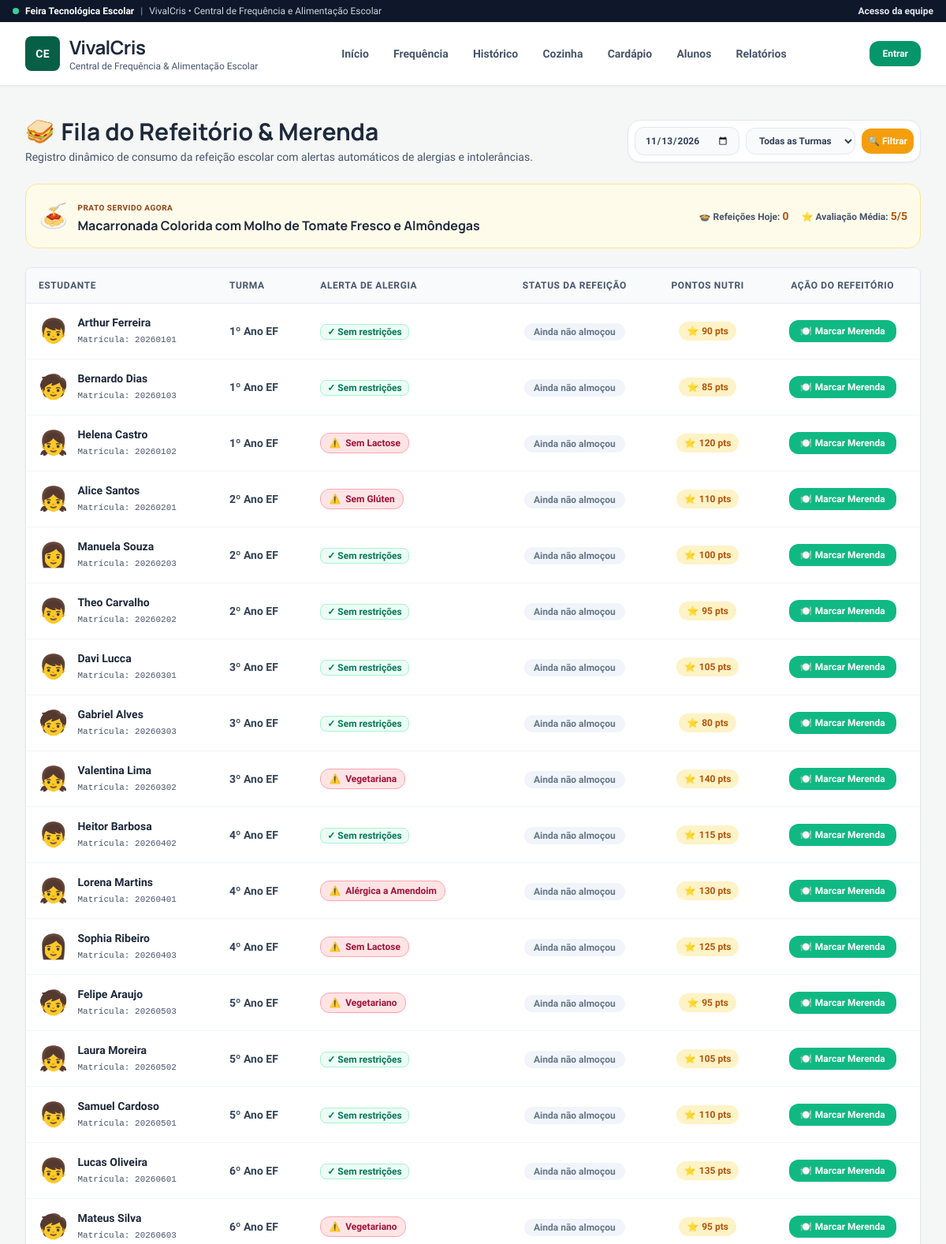
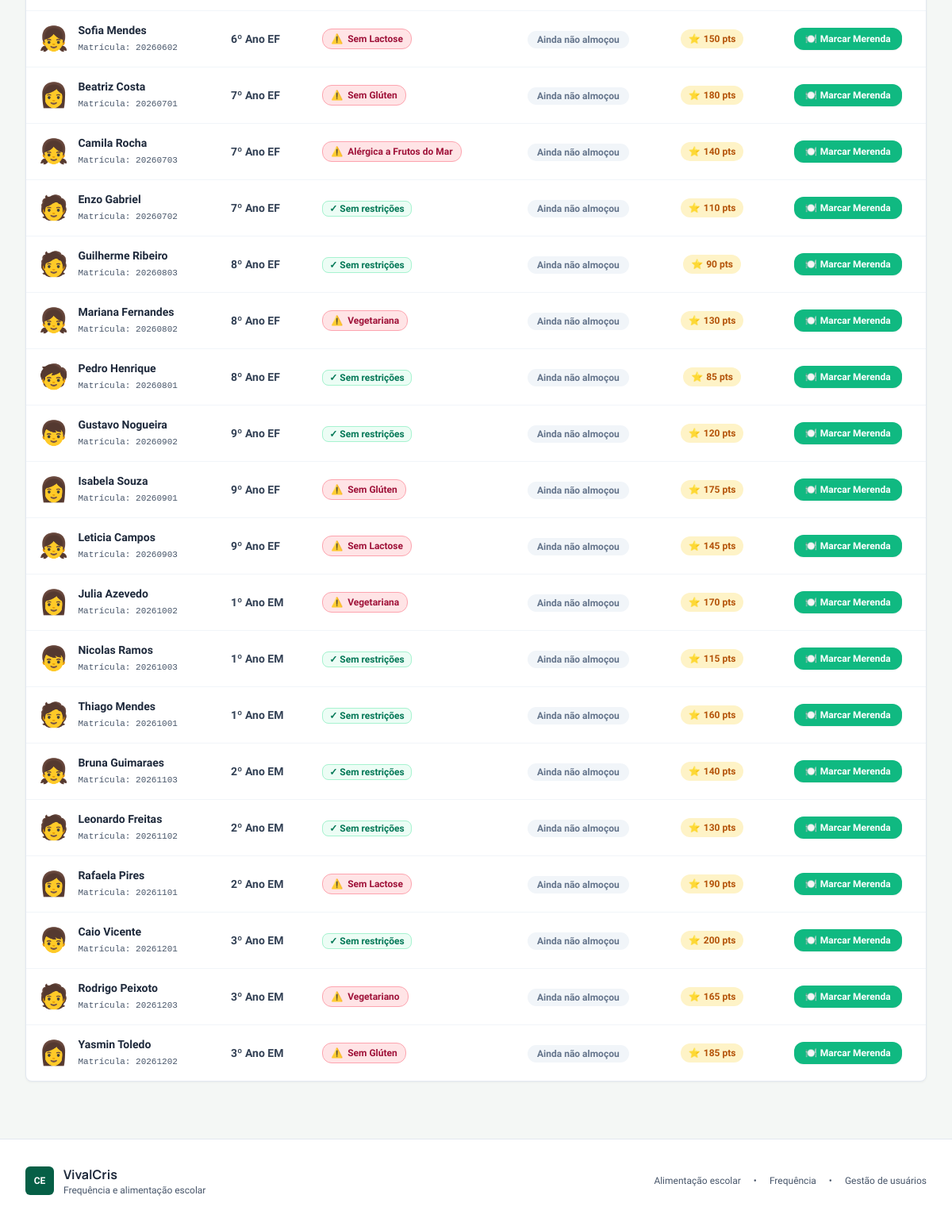
The app's page /public/alimentacao/fila with its own data (2 pictures, top to bottom).
### tables this page shows
CREATE TABLE `cardapios` (
    `id` INT AUTO_INCREMENT PRIMARY KEY,
    `dia_semana` VARCHAR(30) NOT NULL,
    `prato_principal` VARCHAR(200) NOT NULL,
    `acompanhamento` VARCHAR(255) NOT NULL,
    `sobremesa` VARCHAR(150) NOT NULL,
    `bebida` VARCHAR(100) NOT NULL,
    `calorias` INT DEFAULT 450,
    `tags` VARCHAR(255) NOT NULL,
    `emoji` VARCHAR(10) NOT NULL
);

CREATE TABLE `alunos` (
    `id` INT AUTO_INCREMENT PRIMARY KEY,
    `nome` VARCHAR(150) NOT NULL,
    `matricula` VARCHAR(50) NOT NULL UNIQUE,
    `turma` VARCHAR(50) NOT NULL,
    `avatar` VARCHAR(10) NOT NULL DEFAULT '👦',
    `restricoes` VARCHAR(255) DEFAULT 'Nenhuma',
    `telefone_responsavel` VARCHAR(30) DEFAULT NULL,
    `pontos_nutri` INT DEFAULT 50,
    `created_at` TIMESTAMP DEFAULT CURRENT_TIMESTAMP
);

### core/Controller.php (called while the page is built, shortened)
<?php
class Controller {
    protected function view(string $viewPath, array $data = []): void {
        extract($data);
        $viewFile = __DIR__ . "/../app/Views/{$viewPath}.php";
        require_once $viewFile;
    }
}

### app/Controllers/AlimentacaoController.php (called while the page is built, shortened)
<?php
class AlimentacaoController extends Controller {
    public function fila(): void {
        $data = $_GET['data'] ?? date('Y-m-d');
        $turma = $_GET['turma'] ?? 'todas';
        $turmas = Aluno::getTurmas();
        $alunos = (!empty($turma) && $turma !== 'todas') ? Aluno::getByTurma($turma) : Aluno::all();
        $cardapioHoje = Cardapio::getCardapioDeHoje();
        $consumoMap = [];
        $stats = Refeicao::getEstatisticas($data);
        $this->view('alimentacao/fila', [
            'data' => $data,
            'turmaSelecionada' => $turma,
            'turmas' => $turmas,
            'alunos' => $alunos,
            'consumoMap' => $consumoMap,
            'cardapioHoje' => $cardapioHoje,
            'stats' => $stats
        ]);
    }
}

### public/index.php (called while the page is built, shortened)
<?php
spl_autoload_register(function ($class) {
    $prefixApp = 'App\\';
    $prefixCore = 'Core\\';
    $baseDirApp = __DIR__ . '/../app/';
    $baseDirCore = __DIR__ . '/../core/';
    if (strncmp($prefixApp, $class, strlen($prefixApp)) === 0) {
        $relativeClass = substr($class, strlen($prefixApp));
        $file = $baseDirApp . str_replace('\\', '/', $relativeClass) . '.php';
        if (file_exists($file)) {
            return;
        }
    }
    if (strncmp($prefixCore, $class, strlen($prefixCore)) === 0) {
        $relativeClass = substr($class, strlen($prefixCore));
        $file = $baseDirCore . str_replace('\\', '/', $relativeClass) . '.php';
        if (file_exists($file)) {
            return;
        }
    }
});
require_once __DIR__ . '/../core/helpers.php';
Router::dispatch();

### core/helpers.php (called while the page is built, shortened)
<?php
if (!function_exists('base_url')) {
    function base_url(): string {
        $scriptName = $_SERVER['SCRIPT_NAME'] ?? '';
        $base = dirname($scriptName);
        return rtrim(str_replace('\\', '/', $base), '/');
    }
}
if (!function_exists('url')) {
    function url(string $path = ''): string {
        $path = ltrim($path, '/');
        $base = base_url();
        return $base ? "{$base}/{$path}" : "/{$path}";
    }
}

### app/Models/Cardapio.php (called while the page is built, shortened)
<?php
class Cardapio extends Model {
    public static function getDoDia(string $diaSemana): ?array {
        $stmt = self::getConnection()->prepare("SELECT * FROM cardapios WHERE dia_semana = ? LIMIT 1");
        $stmt->execute([$diaSemana]);
        $row = $stmt->fetch();
        return $row ?: null;
    }
    public static function getCardapioDeHoje(): array {
        $diasMap = [
            1 => 'Segunda-feira',
            2 => 'Terça-feira',
            3 => 'Quarta-feira',
            4 => 'Quinta-feira',
            5 => 'Sexta-feira',
            6 => 'Segunda-feira',
            0 => 'Segunda-feira'
        ];
        $diaAtual = (int)date('w');
        $nomeDia = $diasMap[$diaAtual] ?? 'Segunda-feira';
        $cardapio = self::getDoDia($nomeDia);
        return $cardapio ?: [
            'id' => 1,
            'dia_semana' => 'Hoje',
            'prato_principal' => 'Prato Nutritivo Especial',
            'acompanhamento' => 'Arroz, Feijão e Salada Colorida',
            'sobremesa' => 'Fruta da Estação',
            'bebida' => 'Suco Natural',
            'calorias' => 450,
            'tags' => 'Vitamina C,Proteína',
            'emoji' => '🍽️'
        ];
    }
}

### core/Model.php (called while the page is built, shortened)
<?php
abstract class Model {
    protected static ?PDO $db = null;
    protected static function getConnection(): PDO {
        if (self::$db === null) {
            self::$db = Database::getInstance();
        }
        return self::$db;
    }
}

### app/Models/Aluno.php (called while the page is built, shortened)
<?php
class Aluno extends Model {
    public static function all(): array {
        $turmas = self::getTurmas();
        $stmt = self::getConnection()->query("SELECT * FROM alunos");
        $todos = $stmt->fetchAll();
        usort($todos, function($a, $b) use ($turmas) {
            $posA = array_search($a['turma'], $turmas);
            $posB = array_search($b['turma'], $turmas);
            if ($posA !== $posB) {
                return $posA <=> $posB;
            }
            return strcmp($a['nome'], $b['nome']);
        });
        return $todos;
    }
    public static function getTurmas(): array {
        $ordem = [
            '1º Ano EF', '2º Ano EF', '3º Ano EF', '4º Ano EF', '5º Ano EF',
            '6º Ano EF', '7º Ano EF', '8º Ano EF', '9º Ano EF',
            '1º Ano EM', '2º Ano EM', '3º Ano EM'
        ];
        $stmt = self::getConnection()->query("SELECT DISTINCT turma FROM alunos");
        $turmas = $stmt->fetchAll(PDO::FETCH_COLUMN);
        usort($turmas, function($a, $b) use ($ordem) {
            $posA = array_search($a, $ordem);
            $posB = array_search($b, $ordem);
            if ($posA === false && $posB === false) return strcmp($a, $b);
            if ($posA === false) return 1;
            if ($posB === false) return -1;
            return $posA <=> $posB;
        });
        return !empty($turmas) ? $turmas : $ordem;
    }
    public static function countTotal(): int {
        $stmt = self::getConnection()->query("SELECT COUNT(*) FROM alunos");
        return (int)$stmt->fetchColumn();
    }
}

### app/Models/Refeicao.php (called while the page is built, shortened)
<?php
class Refeicao extends Model {
    public static function getEstatisticas(string $data): array {
        $totalAlunos = Aluno::countTotal();
        $stmt = self::getConnection()->prepare("
            SELECT
                COUNT(*) as total_refeicoes,
                AVG(avaliacao) as media_avaliacao
            FROM refeicoes
            WHERE data = ?
        ");
        $stmt->execute([$data]);
        $row = $stmt->fetch();
        $totalRefeicoes = (int)($row['total_refeicoes'] ?? 0);
        $mediaAvaliacao = round((float)($row['media_avaliacao'] ?? 5.0), 1);
        $porcentagemAtendida = ($totalAlunos > 0) ? round(($totalRefeicoes / $totalAlunos) * 100, 1) : 0;
        return [
            'total_refeicoes' => $totalRefeicoes,
            'media_avaliacao' => $mediaAvaliacao,
            'porcentagem_atendida' => $porcentagemAtendida
        ];
    }
}

### app/Views/alimentacao/fila.php (the view, shortened to what this page needs)
<?php
require_once __DIR__ . '/../layouts/header.php';
?>
<div class="flex flex-col md:flex-row md:items-center justify-between gap-4 mb-6">
    <div>
        <div class="flex items-center gap-2">
            <span class="text-3xl">🥪</span>
            <h1 class="text-2xl sm:text-3xl font-brand font-bold text-slate-800">Fila do Refeitório & Merenda</h1>
        </div>
        <p class="text-xs sm:text-sm text-slate-600 mt-1">
            Registro dinâmico de consumo da refeição escolar com alertas automáticos de alergias e intolerâncias.
        </p>
    </div>
    <form method="GET" action="<?= url('alimentacao/fila') ?>" class="flex flex-wrap items-center gap-2 bg-white p-2 rounded-2xl border border-slate-200 shadow-sm">
        <input type="date" name="data" value="<?= htmlspecialchars($data) ?>" onchange="this.form.submit()"
               class="text-xs font-semibold px-3 py-2 rounded-xl bg-slate-50 border border-slate-200 text-slate-700">
        <select name="turma" onchange="this.form.submit()"
                class="text-xs font-semibold px-3 py-2 rounded-xl bg-slate-50 border border-slate-200 text-slate-700">
            <option value="todas" <?= ($turmaSelecionada === 'todas') ? 'selected' : '' ?>>Todas as Turmas</option>
        </select>
        <button type="submit" class="p-2 rounded-xl bg-amber-500 hover:bg-amber-600 text-white text-xs font-bold transition">
            🔍 Filtrar
        </button>
    </form>
</div>
<div class="p-4 bg-amber-50 rounded-2xl border border-amber-200 flex flex-col sm:flex-row items-center justify-between gap-4 mb-6">
    <div class="flex items-center gap-3">
        <span class="text-3xl"><?= $cardapioHoje['emoji'] ?></span>
        <div>
            <span class="text-[10px] font-bold text-amber-800 uppercase tracking-wider">Prato Servido Agora</span>
            <h3 class="font-brand font-bold text-slate-800 text-base"><?= htmlspecialchars($cardapioHoje['prato_principal']) ?></h3>
        </div>
    </div>
    <div class="flex items-center gap-4 text-xs font-semibold text-slate-600">
        <span>🍲 Refeições Hoje: <strong class="text-amber-700 text-sm"><?= $stats['total_refeicoes'] ?></strong></span>
        <span>⭐ Avaliação Média: <strong class="text-amber-700 text-sm"><?= $stats['media_avaliacao'] ?>/5</strong></span>
    </div>
</div>
<div class="fun-card overflow-hidden">
    <div class="overflow-x-auto">
        <table class="w-full text-left border-collapse">
            <thead>
                <tr class="bg-slate-50 border-b border-slate-200 text-xs font-bold text-slate-600 uppercase tracking-wider">
                    <th class="py-3.5 px-4">Estudante</th>
                    <th class="py-3.5 px-4">Turma</th>
                    <th class="py-3.5 px-4">Alerta de Alergia</th>
                    <th class="py-3.5 px-4 text-center">Status da Refeição</th>
                    <th class="py-3.5 px-4 text-center">Pontos Nutri</th>
                    <th class="py-3.5 px-4 text-center">Ação do Refeitório</th>
                </tr>
            </thead>
            <tbody class="divide-y divide-slate-100 text-sm">
                <?php foreach ($alunos as $aluno): ?>
                    <?php
                        $jaComeu = isset($consumoMap[$aluno['id']]);
                        $infoConsumo = $jaComeu ? $consumoMap[$aluno['id']] : null;
                        $temAlergia = (!empty($aluno['restricoes']) && strtolower($aluno['restricoes']) !== 'nenhuma');
                    ?>
                    <tr class="hover:bg-amber-50/30 transition-colors">
                        <td class="py-3.5 px-4">
                            <div class="flex items-center gap-3">
                                <span class="text-3xl select-none"><?= $aluno['avatar'] ?></span>
                                <div>
                                    <p class="font-bold text-slate-800"><?= htmlspecialchars($aluno['nome']) ?></p>
                                    <span class="text-[11px] text-slate-600 font-mono">Matrícula: <?= htmlspecialchars($aluno['matricula']) ?></span>
                                </div>
                            </div>
                        </td>
                        <td class="py-3.5 px-4 font-semibold text-slate-700">
                            <?= htmlspecialchars($aluno['turma']) ?>
                        </td>
                        <td class="py-3.5 px-4">
                            <?php if ($temAlergia): ?>
                                <span class="inline-flex items-center gap-1.5 text-xs font-bold px-2.5 py-1 rounded-xl bg-rose-100 text-rose-800 border border-rose-300 animate-pulse-subtle">
                                    <span>⚠️</span> <?= htmlspecialchars($aluno['restricoes']) ?>
                                </span>
                            <?php else: ?>
                                <span class="text-xs text-emerald-700 font-semibold bg-emerald-50 px-2 py-0.5 rounded-lg border border-emerald-200">
                                    ✓ Sem restrições
                                </span>
                            <?php endif; ?>
                        </td>
                        <td class="py-3.5 px-4 text-center">
                            <?php if ($jaComeu): ?>
                                <span class="inline-flex items-center gap-1 px-3 py-1 rounded-xl text-xs font-bold bg-emerald-100 text-emerald-800 border border-emerald-300">
                                    <span>🍽️</span> Almoçou (<?= str_repeat('⭐', $infoConsumo['avaliacao'] ?? 5) ?>)
                                </span>
                            <?php else: ?>
                                <span class="px-3 py-1 rounded-xl text-xs font-bold bg-slate-100 text-slate-500">
                                    Ainda não almoçou
                                </span>
                            <?php endif; ?>
                        </td>
                        <td class="py-3.5 px-4 text-center">
                            <span class="inline-flex items-center gap-1 font-bold text-xs text-amber-700 bg-amber-100 px-2.5 py-1 rounded-full">
                                <span>⭐</span> <?= $aluno['pontos_nutri'] ?? 50 ?> pts
                            </span>
                        </td>
                        <td class="py-3.5 px-4 text-center">
                            <?php if ($jaComeu): ?>
                                <button onclick="toggleConsumoMerenda(<?= $aluno['id'] ?>, <?= $cardapioHoje['id'] ?>, '<?= $data ?>', 'cancelar')"
                                        class="px-3 py-1.5 rounded-xl text-xs font-bold bg-slate-200 hover:bg-rose-100 hover:text-rose-700 text-slate-700 transition">
                                    Cancelar Registro
                                </button>
                            <?php else: ?>
                                <button onclick="abrirModalAvaliarMerenda(<?= $aluno['id'] ?>, '<?= htmlspecialchars(addslashes($aluno['nome'])) ?>', <?= $temAlergia ? 'true' : 'false' ?>, '<?= htmlspecialchars(addslashes($aluno['restricoes'])) ?>')"
                                        class="px-3.5 py-1.5 rounded-xl text-xs font-bold bg-emerald-500 hover:bg-emerald-600 text-white shadow-sm transition transform active:scale-95 flex items-center gap-1 mx-auto">
                                    <span>🍽️</span> Marcar Merenda
                                </button>
                            <?php endif; ?>
                        </td>
                    </tr>
                <?php endforeach; ?>
            </tbody>
        </table>
    </div>
</div>
<?php require_once __DIR__ . '/../layouts/footer.php'; ?>

### public/css/style.css (style rules this page uses)
.fun-card { background: #ffffff; border-radius: 0.5rem; border: 1px solid #e2e8f0; box-shadow: 0 1px 3px rgba(15, 23, 42, 0.05); transition: box-shadow 0.18s ease, border-color 0.18s ease; }
.app-body { background: #f4f7f5; font-family: 'Source Sans 3', sans-serif; }

### records on screen
cardapios: emoji "🍝", prato_principal "Macarronada Colorida com Molho de Tomate Fresco e Almôndegas"
alunos: avatar "👦", nome "Arthur Ferreira", matricula "20260101", turma "1º Ano EF", restricoes "✓ Sem restrições", shows "Ainda não almoçou", pontos_nutri "90"
alunos: avatar "🧒", nome "Bernardo Dias", matricula "20260103", turma "1º Ano EF", restricoes "✓ Sem restrições", shows "Ainda não almoçou", pontos_nutri "85"
alunos: avatar "👧", nome "Helena Castro", matricula "20260102", turma "1º Ano EF", restricoes "Sem Lactose", shows "Ainda não almoçou", pontos_nutri "120"
alunos: avatar "👧", nome "Alice Santos", matricula "20260201", turma "2º Ano EF", restricoes "Sem Glúten", shows "Ainda não almoçou", pontos_nutri "110"
alunos: avatar "👩", nome "Manuela Souza", matricula "20260203", turma "2º Ano EF", restricoes "✓ Sem restrições", shows "Ainda não almoçou", pontos_nutri "100"
alunos: avatar "👦", nome "Theo Carvalho", matricula "20260202", turma "2º Ano EF", restricoes "✓ Sem restrições", shows "Ainda não almoçou", pontos_nutri "95"
alunos: avatar "👦", nome "Davi Lucca", matricula "20260301", turma "3º Ano EF", restricoes "✓ Sem restrições", shows "Ainda não almoçou", pontos_nutri "105"
alunos: avatar "🧒", nome "Gabriel Alves", matricula "20260303", turma "3º Ano EF", restricoes "✓ Sem restrições", shows "Ainda não almoçou", pontos_nutri "80"
alunos: avatar "👧", nome "Valentina Lima", matricula "20260302", turma "3º Ano EF", restricoes "Vegetariana", shows "Ainda não almoçou", pontos_nutri "140"
alunos: avatar "👦", nome "Heitor Barbosa", matricula "20260402", turma "4º Ano EF", restricoes "✓ Sem restrições", shows "Ainda não almoçou", pontos_nutri "115"
alunos: avatar "👧", nome "Lorena Martins", matricula "20260401", turma "4º Ano EF", restricoes "Alérgica a Amendoim", shows "Ainda não almoçou", pontos_nutri "130"
alunos: avatar "👩", nome "Sophia Ribeiro", matricula "20260403", turma "4º Ano EF", restricoes "Sem Lactose", shows "Ainda não almoçou", pontos_nutri "125"
alunos: avatar "🧒", nome "Felipe Araujo", matricula "20260503", turma "5º Ano EF", restricoes "Vegetariano", shows "Ainda não almoçou", pontos_nutri "95"
alunos: avatar "👧", nome "Laura Moreira", matricula "20260502", turma "5º Ano EF", restricoes "✓ Sem restrições", shows "Ainda não almoçou", pontos_nutri "105"
alunos: avatar "👦", nome "Samuel Cardoso", matricula "20260501", turma "5º Ano EF", restricoes "✓ Sem restrições", shows "Ainda não almoçou", pontos_nutri "110"
alunos: avatar "👦", nome "Lucas Oliveira", matricula "20260601", turma "6º Ano EF", restricoes "✓ Sem restrições", shows "Ainda não almoçou", pontos_nutri "135"
alunos: avatar "🧒", nome "Mateus Silva", matricula "20260603", turma "6º Ano EF", restricoes "Vegetariano", shows "Ainda não almoçou", pontos_nutri "95"
alunos: avatar "👧", nome "Sofia Mendes", matricula "20260602", turma "6º Ano EF", restricoes "Sem Lactose", shows "Ainda não almoçou", pontos_nutri "150"
alunos: avatar "👩", nome "Beatriz Costa", matricula "20260701", turma "7º Ano EF", restricoes "Sem Glúten", shows "Ainda não almoçou", pontos_nutri "180"
alunos: avatar "👧", nome "Camila Rocha", matricula "20260703", turma "7º Ano EF", restricoes "Alérgica a Frutos do Mar", shows "Ainda não almoçou", pontos_nutri "140"
alunos: avatar "🧑", nome "Enzo Gabriel", matricula "20260702", turma "7º Ano EF", restricoes "✓ Sem restrições", shows "Ainda não almoçou", pontos_nutri "110"
alunos: avatar "🧑", nome "Guilherme Ribeiro", matricula "20260803", turma "8º Ano EF", restricoes "✓ Sem restrições", shows "Ainda não almoçou", pontos_nutri "90"
alunos: avatar "👧", nome "Mariana Fernandes", matricula "20260802", turma "8º Ano EF", restricoes "Vegetariana", shows "Ainda não almoçou", pontos_nutri "130"
alunos: avatar "🧒", nome "Pedro Henrique", matricula "20260801", turma "8º Ano EF", restricoes "✓ Sem restrições", shows "Ainda não almoçou", pontos_nutri "85"
alunos: avatar "👦", nome "Gustavo Nogueira", matricula "20260902", turma "9º Ano EF", restricoes "✓ Sem restrições", shows "Ainda não almoçou", pontos_nutri "120"
alunos: avatar "👩", nome "Isabela Souza", matricula "20260901", turma "9º Ano EF", restricoes "Sem Glúten", shows "Ainda não almoçou", pontos_nutri "175"
alunos: avatar "👧", nome "Leticia Campos", matricula "20260903", turma "9º Ano EF", restricoes "Sem Lactose", shows "Ainda não almoçou", pontos_nutri "145"
alunos: avatar "👩", nome "Julia Azevedo", matricula "20261002", turma "1º Ano EM", restricoes "Vegetariana", shows "Ainda não almoçou", pontos_nutri "170"
alunos: avatar "👦", nome "Nicolas Ramos", matricula "20261003", turma "1º Ano EM", restricoes "✓ Sem restrições", shows "Ainda não almoçou", pontos_nutri "115"
alunos: avatar "🧑", nome "Thiago Mendes", matricula "20261001", turma "1º Ano EM", restricoes "✓ Sem restrições", shows "Ainda não almoçou", pontos_nutri "160"
alunos: avatar "👧", nome "Bruna Guimaraes", matricula "20261103", turma "2º Ano EM", restricoes "✓ Sem restrições", shows "Ainda não almoçou", pontos_nutri "140"
alunos: avatar "🧑", nome "Leonardo Freitas", matricula "20261102", turma "2º Ano EM", restricoes "✓ Sem restrições", shows "Ainda não almoçou", pontos_nutri "130"
alunos: avatar "👩", nome "Rafaela Pires", matricula "20261101", turma "2º Ano EM", restricoes "Sem Lactose", shows "Ainda não almoçou", pontos_nutri "190"
alunos: avatar "👦", nome "Caio Vicente", matricula "20261201", turma "3º Ano EM", restricoes "✓ Sem restrições", shows "Ainda não almoçou", pontos_nutri "200"
alunos: avatar "🧑", nome "Rodrigo Peixoto", matricula "20261203", turma "3º Ano EM", restricoes "Vegetariano", shows "Ainda não almoçou", pontos_nutri "165"
alunos: avatar "👩", nome "Yasmin Toledo", matricula "20261202", turma "3º Ano EM", restricoes "Sem Glúten", shows "Ainda não almoçou", pontos_nutri "185"

### other values on screen
$stats['total_refeicoes'] "0"
$stats['media_avaliacao'] "5"
